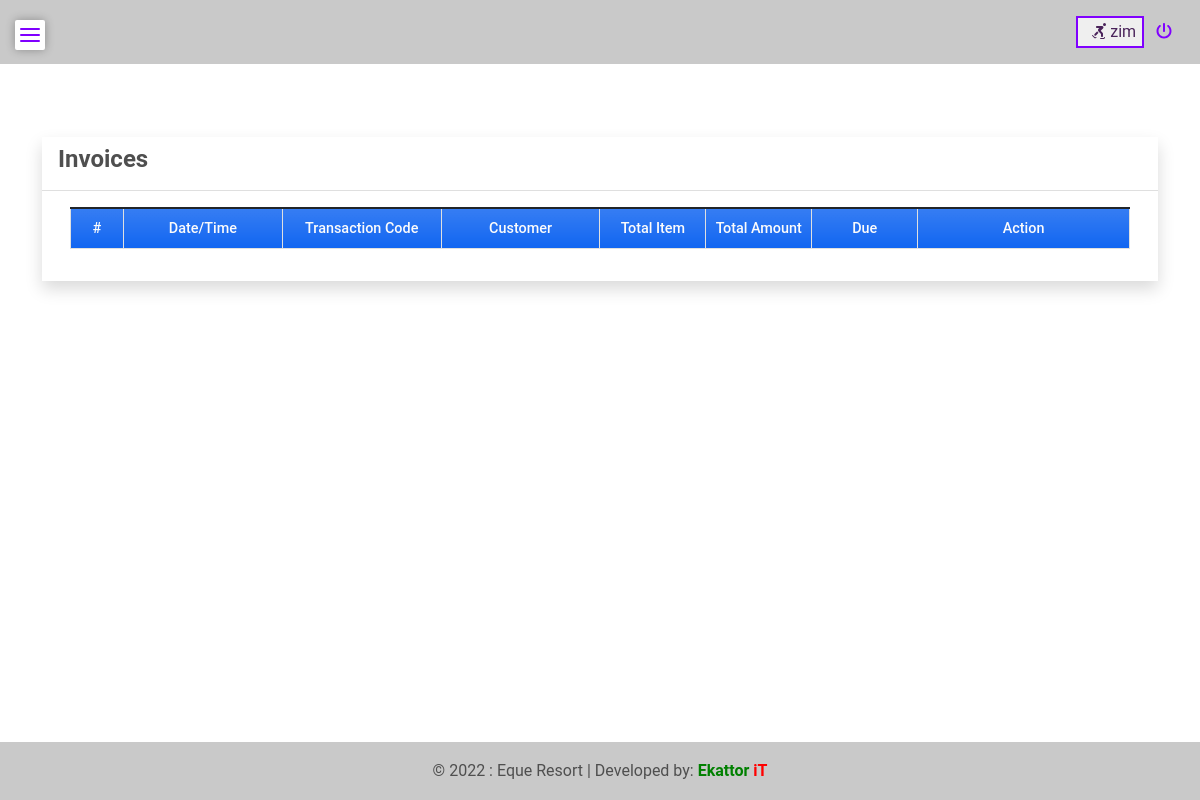
The app's page /invoices (signed in), older data.
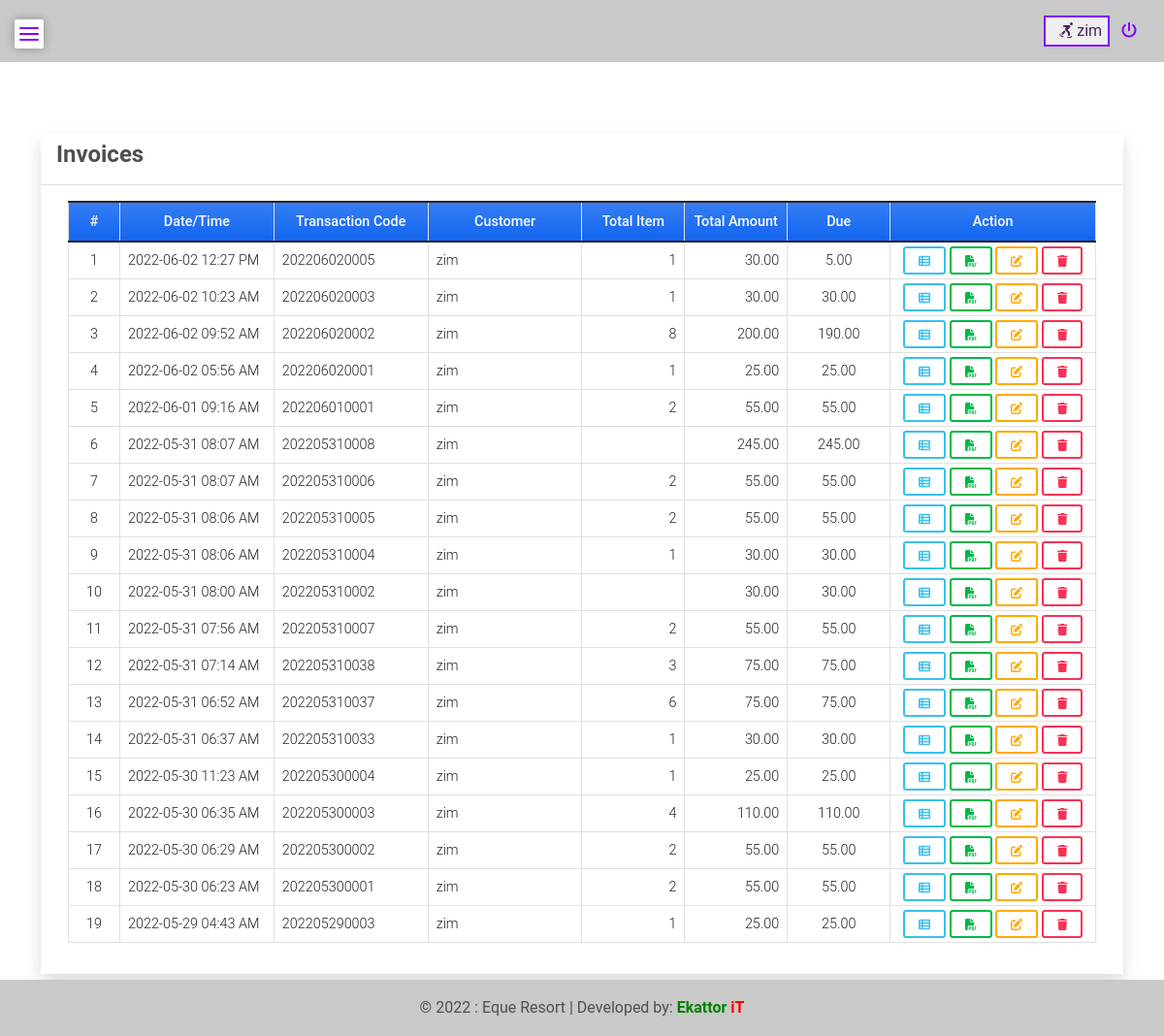
The same page, newer data.
### dataSet/models.py (models this page shows, shortened)
class Invoice(models.Model):
    transaction = models.CharField(max_length = 250)
    customer = models.CharField(max_length = 250)
    total = models.FloatField(default= 0)
    paid = models.FloatField(default= 0, blank=True, null=True)
    due = models.FloatField(default=0, blank=True, null=True)
    date_created = models.DateTimeField(default=timezone.now)
    date_updated = models.DateTimeField(auto_now=True)
    def item_count(self):
        return Invoice_Item.objects.filter(invoice = self).aggregate(Sum('quantity'))['quantity__sum']
    def change(self):
        change = float(self.total) - float(self.paid)
        return change

### dataSet/views.py (the view)
# urls.py: path('invoices',views.invoices,name='invoice-page'),
@login_required
def invoices(request):
    invoice = Invoice.objects.all().order_by('-id')
    context['page_title'] = 'Invoices'
    context['invoices'] = invoice
    return render(request, 'invoice.html', context)

### dataSet/templates/invoice.html (shortened to what this page needs)
{% extends 'base.html' %} {% load humanize %} {% block pageContent %}
<div class="col-lg-12 col-md-12 col-sm-12 col-xs-12">
    <div class="card card-default rounded-0 shadow ">
        <div class="card-header">
            <div class="d-flex w-100 align-items-center justify-content-between">
                <h4 class="card-title fw-bold">Invoices</h4>
            </div>
        </div>
        <div class="card-body">
            <div class="container-fluid">
                <table class="table table-bordered" id="invoice-list">
                    <colgroup>
                        <col width="5%">
                        <col width="15%">
                        <col width="15%">
                        <col width="15%">
                        <col width="10%">
                        <col width="10%">
                        <col width="10%">
                        <col width="20%">
                    </colgroup>
                    <thead>
                        <tr class="bg-gradient bg-primary bg-opacity-50 text-light">
                            <th class="px-2 py-2 text-center">#</th>
                            <th class="px-2 py-2 text-center">Date/Time</th>
                            <th class="px-2 py-2 text-center">Transaction Code</th>
                            <th class="px-2 py-2 text-center">Customer</th>
                            <th class="px-2 py-2 text-center">Total Item</th>
                            <th class="px-2 py-2 text-center">Total Amount</th>
                            <th class="px-2 py-2 text-center">Due</th>
                            <th class="px-2 py-2 text-center">Action</th>
                        </tr>
                    </thead>
                    <tbody>
                        {% for invoice in invoices %}
                        <tr>
                            <td class="px-2 py-1 align-middle text-center">{{ forloop.counter }}</td>
                            <td class="px-2 py-1 align-middle">{{ invoice.date_created|date:"Y-m-d h:i A" }}</td>
                            <td class="px-2 py-1 align-middle">{{ invoice.transaction }}</td>
                            <td class="px-2 py-1 align-middle">{{ invoice.customer }}</td>
                            <td class="px-2 py-1 align-middle text-end">{{ invoice.item_count|floatformat:0|intcomma }}</td>
                            <td class="px-2 py-1 align-middle text-end">{{ invoice.total|floatformat:2|intcomma }}</td>
                            <td class="px-2 py-1 align-middle text-center">{{ invoice.change|floatformat:2|intcomma }}
                            </td>
                            <td class="px-2 py-1 align-middle text-center">
                                <a href="{% url 'invoice-detail' id=invoice.id %}" title="View">
                                    <div class="btn btn-outline-info btn-sm"><i class='fas fa-th-list'></i></div>
                                </a>
                                <a href="{% url 'print-sales' id=invoice.id %}" target="_blank">
                                <button class="btn btn-outline-success btn-sm" type="button" data-id="{{ invoice.pk }}" title="Print">
                                    <i class="fas fa-file-pdf"></i>
                                </button>
                                </a>
                                <a href="{% url 'update-due' invoice.id %}" title="Due update">
                                    <div class="btn btn-outline-warning btn-sm"><i class='fas fa-edit'></i></div>
                                </a>
                                <button class="btn btn-outline-danger btn-sm delete-data" type="button" data-id="{{ invoice.pk }}" title="Delete">
                                    <i class="fa fa-trash"></i>
                                </button>
                            </td>
                        </tr>
                        {% endfor %}
                    </tbody>
                </table>
            </div>
        </div>
    </div>
</div>
{% endblock pageContent %}

Row changes from the older to the newer data that the page shows:
added Invoice: date_created "2022-06-02 12:27 PM", transaction "202206020005", customer "zim", item_count "1", total "30.00", change "5.00"
added Invoice: date_created "2022-06-02 10:23 AM", transaction "202206020003", customer "zim", item_count "1", total "30.00", change "30.00"
added Invoice: date_created "2022-06-02 09:52 AM", transaction "202206020002", customer "zim", item_count "8", total "200.00", change "190.00"
added Invoice: date_created "2022-06-02 05:56 AM", transaction "202206020001", customer "zim", item_count "1", total "25.00", change "25.00"
added Invoice: date_created "2022-06-01 09:16 AM", transaction "202206010001", customer "zim", item_count "2", total "55.00", change "55.00"
added Invoice: date_created "2022-05-31 08:07 AM", transaction "202205310008", customer "zim", total "245.00", change "245.00"
added Invoice: date_created "2022-05-31 08:07 AM", transaction "202205310006", customer "zim", item_count "2", total "55.00", change "55.00"
added Invoice: date_created "2022-05-31 08:06 AM", transaction "202205310005", customer "zim", item_count "2", total "55.00", change "55.00"
added Invoice: date_created "2022-05-31 08:06 AM", transaction "202205310004", customer "zim", item_count "1", total "30.00", change "30.00"
added Invoice: date_created "2022-05-31 08:00 AM", transaction "202205310002", customer "zim", total "30.00", change "30.00"
added Invoice: date_created "2022-05-31 07:56 AM", transaction "202205310007", customer "zim", item_count "2", total "55.00", change "55.00"
added Invoice: date_created "2022-05-31 07:14 AM", transaction "202205310038", customer "zim", item_count "3", total "75.00", change "75.00"
added Invoice: date_created "2022-05-31 06:52 AM", transaction "202205310037", customer "zim", item_count "6", total "75.00", change "75.00"
added Invoice: date_created "2022-05-31 06:37 AM", transaction "202205310033", customer "zim", item_count "1", total "30.00", change "30.00"
added Invoice: date_created "2022-05-30 11:23 AM", transaction "202205300004", customer "zim", item_count "1", total "25.00", change "25.00"
added Invoice: date_created "2022-05-30 06:35 AM", transaction "202205300003", customer "zim", item_count "4", total "110.00", change "110.00"
added Invoice: date_created "2022-05-30 06:29 AM", transaction "202205300002", customer "zim", item_count "2", total "55.00", change "55.00"
added Invoice: date_created "2022-05-30 06:23 AM", transaction "202205300001", customer "zim", item_count "2", total "55.00", change "55.00"
added Invoice: date_created "2022-05-29 04:43 AM", transaction "202205290003", customer "zim", item_count "1", total "25.00", change "25.00"
